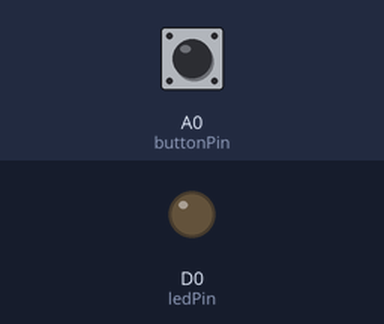
The sketch below on a simulated ESP8266 (NodeMCU). On the bench: output pins drawn as LEDs (lit = HIGH). Inputs (shaded band) come from the test bench; at power-on: A0 (buttonPin) LOW. What the sketch prints to the serial monitor is not drawn.

Above: at 1.2 s.
1.3 s: A0 (buttonPin) pulled HIGH for 0.15 s
At 2.2 s:
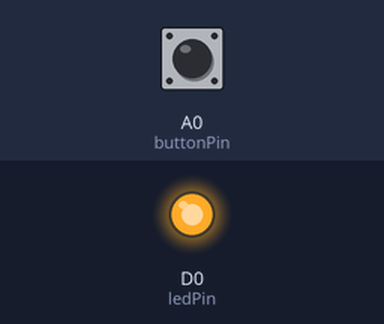
2.9 s: A0 (buttonPin) pulled HIGH for 1 s
At 3.4 s:
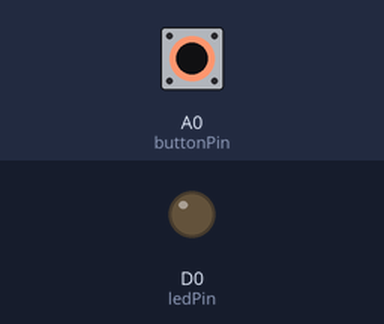
5.4 s: A0 (buttonPin) pulled HIGH for 3.2 s
At 6.6 s:
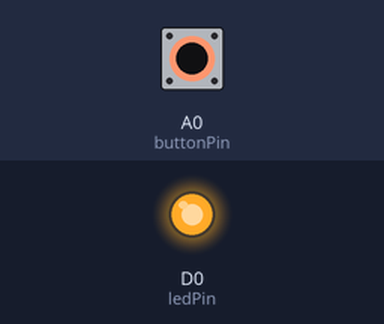
Timing chart, 0 to 8.4 s (numbered marks = the images above; inputs shaded):
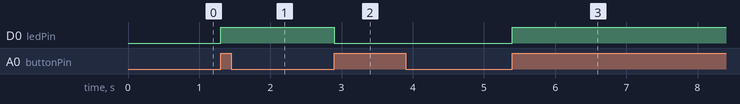

Measured:
- after the input at 1.3 s, D0 (ledPin): LOW → HIGH at once
- after the input at 2.9 s, D0 (ledPin): HIGH → LOW at once
- after the input at 5.4 s, D0 (ledPin): LOW → HIGH at once

The sketch:

spst_switch_example.ino
```cpp
// LED connected to pin 9
const int ledPin = D0;
// button connected to pin 10
const int buttonPin = A0;
// State of the LED
boolean LED_on = false;
// State of the button
byte current_button = LOW;
// Previous state of the button
byte old_button = LOW;

void setup() {
  // initialize the LED pin as an output:
  pinMode(ledPin, OUTPUT);
  // initialize the button pin as an input:
  pinMode(buttonPin, INPUT);
  // Set up serial communication
  Serial.begin(9600);
}
void loop()
{
  Serial.println("testing");
  while (1) // Fast loop…
  {
    // Read the state of the button
    current_button = digitalRead(buttonPin);
    if ((old_button == LOW)
    && (current_button == HIGH))
    {
      // LOW to HIGH transition:
      // we toggle the LED state
      LED_on = !LED_on;
    }
    // remember the state of the button
    old_button = current_button;
    // Update the LED pin
    if (LED_on == true)
    {
      digitalWrite(ledPin, HIGH);
    }
    else
    {
      digitalWrite(ledPin, LOW);
    }
  }
}

byte read_button(byte pin, byte ref_value)
{
  // observed the state of the button
  byte current_button = digitalRead(pin);
  // There is a LOW -> HIGH transition
  // or a HIGH -> LOW transition
  if (((ref_value == LOW)
  && (current_button == HIGH))
  || ((ref_value == HIGH)
  && (current_button == LOW)))
  {
    // wait for a while (5ms)
    delay(5);
    // update the state of the button
    current_button = digitalRead(pin);
  }
  return(current_button);
}
```
